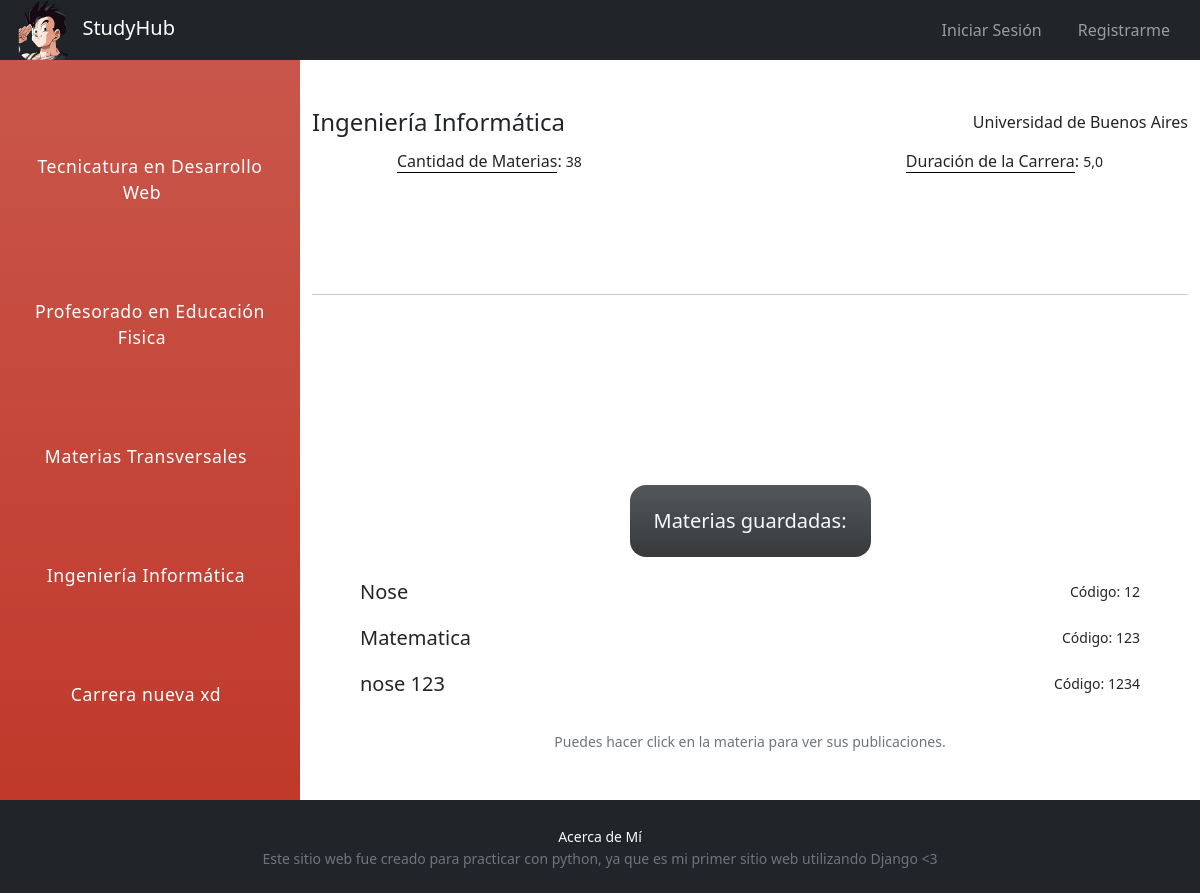
The page /?career=19 on the database as committed earlier.
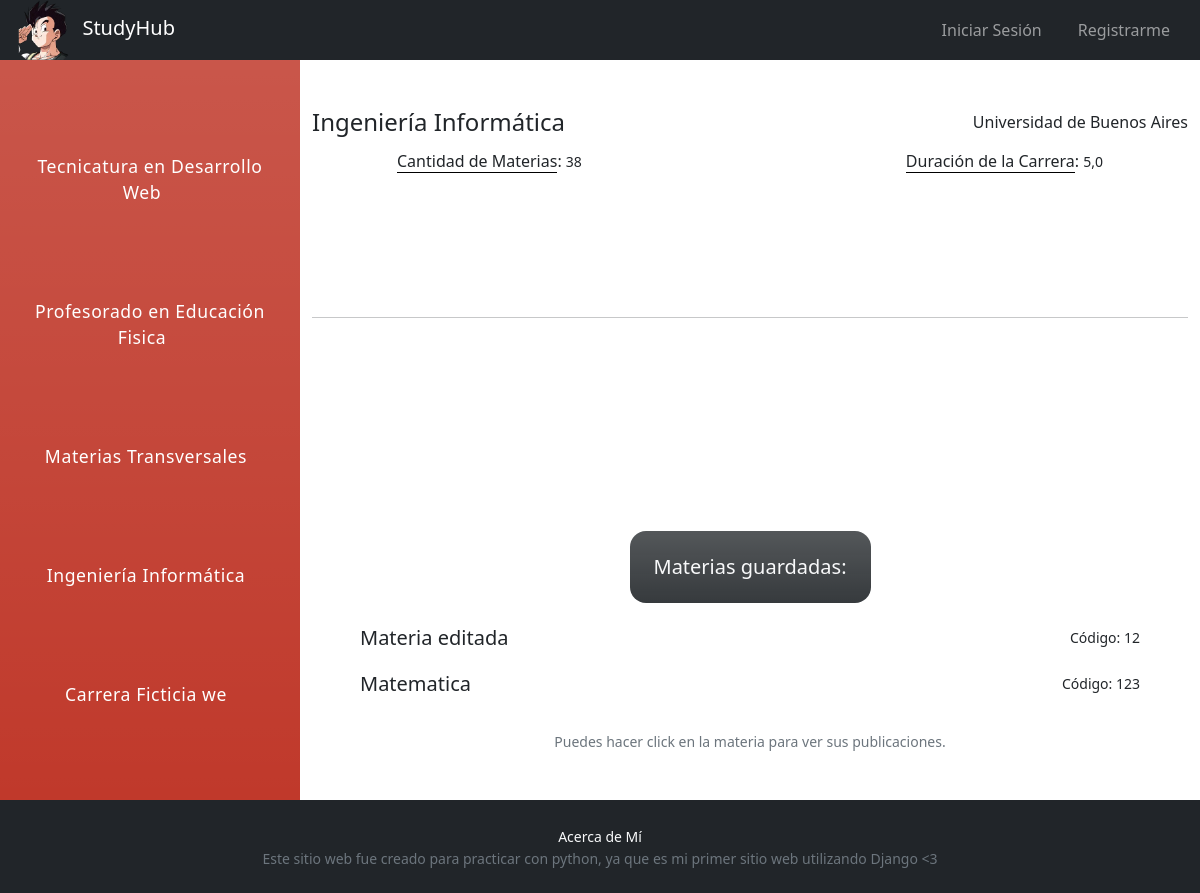
The same page on the database as committed later.
### study_hub/models.py (models this page shows, shortened)
class Career(Model):
    title = CharField(max_length=40)
    number_of_subjects = IntegerField(
        validators=[MaxValueValidator(100), MinValueValidator(1)]
    )
    university = CharField(max_length=50)
    duration = DecimalField(
        max_digits=4,
        decimal_places=1,
        help_text="Duración de la carrera en años. Ejemplo: 3.5 (tres años y medio)",
    )

class Subject(Model):
    name = CharField(max_length=40)
    code = IntegerField(validators=[MaxValueValidator(9999), MinValueValidator(1)])
    career = ForeignKey(Career, on_delete=CASCADE)
    class Meta:
        ordering = ["career", "code"]

### pages/views.py (the view)
# urls.py: 2. Add a URL to urlpatterns:  path('', views.home, name='home')
@require_GET
def home(request):
    pk = request.GET.get("career", False)
    list_careers = Career.objects.all()
    career = None
    subjects = None
    if pk:
        career = list_careers.get(pk=pk) if list_careers.filter(pk=pk) else False
        subjects = Subject.objects.filter(career=career) if career else None
    context = {
        "list_careers": list_careers,
        "career": career,
        "subjects": subjects,
    }
    return render(request, "home.html", context)

### pages/templates/home.html (shortened to what this page needs)
{% extends 'layout.html' %}
{% load static %}
{% block content%}
<div class="row mx-0 my-0 w-100">
    <ul
        class="nav bg-gradient py-3 py-sm-0 col-sm-3 col-12 d-flex justify-content-evenly flex-sm-column flex-sm-nowrap flex-wrap gap-sm-0 gap-2">
        {% for career in list_careers %}
        <li class="ps-1 text-light text-center">
            <a class="career-link" href="/?career={{career.pk|urlencode}}">
                {{career.title}}
            </a>
        </li>
        {% endfor %}
    </ul>
    {% if career %}
    <div class="content col-sm-9 col-12 py-sm-5 py-3 d-flex justify-content-between flex-column">
        <div class="row mx-0 w-100 align-items-center justify-content-center my-sm-0 my-5">
            <h4 class="col-7 p-0 text-start">{{career.title}}</h4>
            <h6 class="col-5 p-0 text-end">{{career.university}}</h6>
            <p class="mt-1 mb-0 col-12 col-sm-5 text-start">
                <span class="border-bottom border-black fw-medium">Cantidad de Materias</span>:
                <small>{{career.number_of_subjects}}</small>
            </p>
            <p class="mt-1 mb-0 col-12 col-sm-5 text-sm-end">
                <span class="border-bottom border-black fw-medium">Duración de la Carrera</span>:
                <small>{{career.duration}}</small>
            </p>
        </div>
        <hr>
        {% if subjects|length >= 1 %}
        <div class="d-flex flex-column gap-3 ">
            <h5 class="bg-dark bg-gradient rounded-4 p-4 text-light my-sm-1 my-3 mx-auto" style="--bs-bg-opacity: 0.9;width: fit-content;">Materias guardadas:</h5>
            {% for subject in subjects %}
            <div class="container d-flex px-sm-5 px-2 align-items-center  justify-content-between">
                <a class="link-dark fs-5 fw-medium link-underline-opacity-0 link-underline-opacity-75-hover"
                 href="{% url 'apuntes:publications' subject=subject.name id=subject.pk %}">{{subject.name}}</a>
                <small>Código: <span class="fw-normal">{{subject.code}}</span></small>
            </div>
            {% endfor %}
            <small class="mt-3 text-secondary fw-lighter text-center">Puedes hacer click en la materia para ver sus publicaciones.</small>
        </div>
        {% else %}
        <h5 class="bg-dark bg-gradient w-75 rounded-4 p-4 text-center text-light my-sm-1 my-3 mx-auto" style="--bs-bg-opacity: 0.9;width: fit-content;">
           Por el momento la carrera de "{{career.title}}" no tiene materias guardadas.
        </h5>
        {% endif %}
    </div>
    {% endif %}
</div>
{% endblock content%}

Rows that differ between the two databases and show on the page:
removed Subject: name "nose 123", code "1234"
changed Career: title "Carrera nueva xd" → "Carrera Ficticia we"
changed Subject: name "Nose" → "Materia editada"
